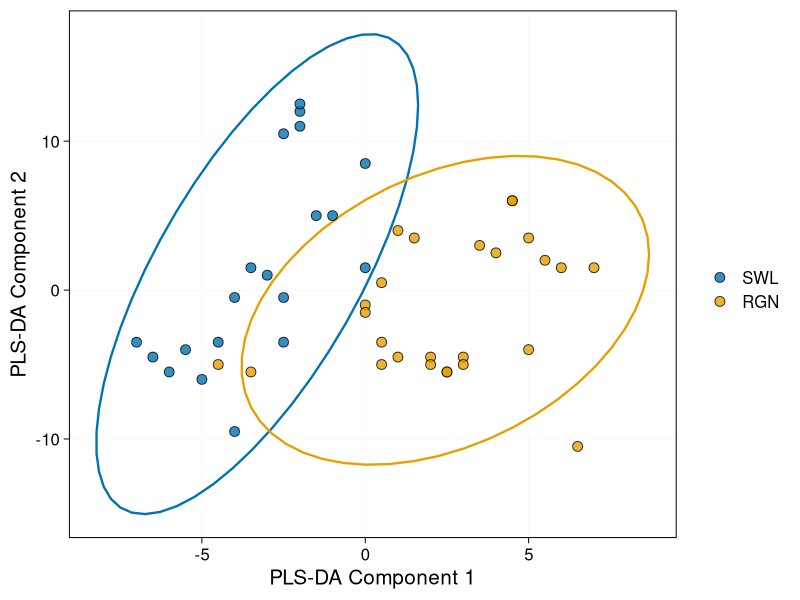
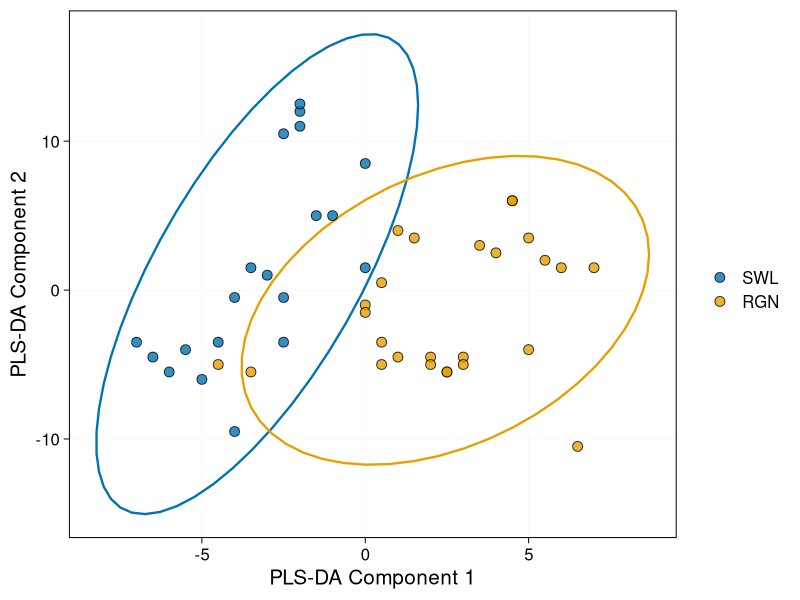

Write the R code that produced these figures, in order.
library(ggplot2)
library(here)
setwd(here::here("figures/FigS7b"))

df = read.csv("data.csv", stringsAsFactors = FALSE)
df$group = factor(df$group, levels = c("swl", "rgn"))

group_colors = c("swl" = "#0072B2", "rgn" = "#E69F00")

p = ggplot(df, aes(x = xvar1, y = xvar2)) +
  stat_ellipse(aes(color = group), level = 0.95, linewidth = 0.8, show.legend = FALSE) +
  geom_point(aes(fill = group), shape = 21, size = 3, alpha = 0.8, color = "black") +
  scale_fill_manual(
    values = group_colors,
    labels = c("swl" = "SWL", "rgn" = "RGN"),
    name = ""
  ) +
  scale_color_manual(values = group_colors, guide = "none") +
  labs(
    x = "PLS-DA Component 1",
    y = "PLS-DA Component 2"
  ) +
  theme_linedraw(base_size = 15) +
  theme(
    panel.grid.major = element_line(colour = "grey90"),
    panel.grid.minor = element_blank(),
    legend.position = "right"
  )

ggsave("figs7b.png", p, width = 5.5, height = 4, dpi = 800, bg = "white")
ggsave("SupplementaryFigure7.pdf", p, width = 5.5, height = 4, dpi = 800, bg = "white")
